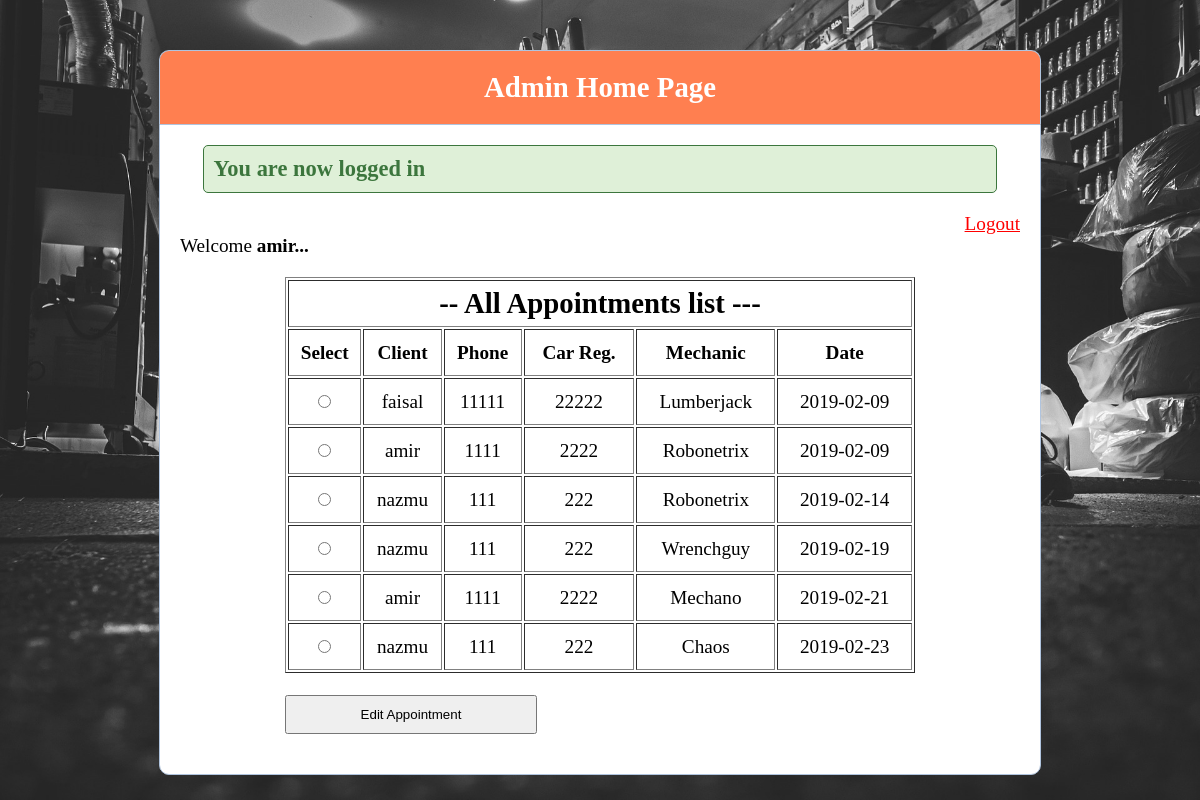
/registration/admin_index.php (signed in), run on the app's committed database.
### tables this page shows
CREATE TABLE `appointments` (
  `appointment_id` int(11) NOT NULL,
  `user_id` int(11) NOT NULL,
  `mechanic_id` int(11) NOT NULL,
  `date` date NOT NULL
);

CREATE TABLE `users` (
  `user_id` int(11) NOT NULL,
  `username` varchar(255) NOT NULL,
  `email` varchar(255) NOT NULL,
  `password` varchar(255) NOT NULL,
  `address` varchar(255) NOT NULL,
  `phone_no` int(25) NOT NULL,
  `car_license_no` varchar(255) NOT NULL,
  `car_engine_no` varchar(255) NOT NULL,
  `user_type` int(11) NOT NULL DEFAULT '0'
);

CREATE TABLE `mechanics` (
  `mechanic_id` int(11) NOT NULL,
  `mechanic_name` varchar(255) NOT NULL
);

### registration/admin_index.php (the view, shortened to what this page needs)
<!DOCTYPE html>
<html>
<head>
  <link rel="stylesheet" type="text/css" href="style.css">
</head>
<body style="background-image:url(car2.jpg); width:100%; background-size: cover;">
<div class="header">
  <h2>Admin Home Page</h2>
</div>
<div class="content">
  <?php if (isset($_SESSION['success'])) : ?>
    <div class="error success" >
      <h3>
        <?php
          echo $_SESSION['success'];
        ?>
      </h3>
    </div>
  <?php endif ?>
  <?php  if (isset($_SESSION['username'])) : ?>
   <p style="float: right;">
     <a href="index.php?logout='1'" style="color: red;">Logout</a>
   </p><br>
   <p>Welcome <strong><?php echo $_SESSION['username']."..."; ?></strong></p>
    <?php
    $db = mysqli_connect('localhost', 'root', '', 'registration');
    $query =
    "SELECT a.appointment_id,u.username,u.phone_no,u.car_license_no,m.mechanic_name,a.date
   FROM appointments as a
   INNER JOIN mechanics as m
    on a.mechanic_id=m.mechanic_id
   Inner JOIN users as u
    on a.user_id=u.user_id
   ORDER BY a.date";
    $result = mysqli_query($db,$query) or die($query."<br/><br/>".mysqli_error($db));
    ?>
    <?php  if (mysqli_num_rows($result)>=1) : ?>
   <p align='center'>
     <form style="width: 75%;border: none;" method="post" action="edit_appointment.php">
      <table align="center" border="1px" style="width:100%; line-height:45px;">
        <tr><th colspan="6"><h2>-- All Appointments list ---</h2></th></tr>
        <t>
        <th>Select</th>
        <th>Client</th>
        <th>Phone</th>
        <th>Car Reg.</th>
        <th>Mechanic</th>
        <th>Date</th>
        </t>
        <?php while($rows=mysqli_fetch_assoc($result))
        {
        ?>
        <tr align="center">
          <td><input type="radio" name="radio_all_appointments" value="<?php echo $rows['appointment_id']?>" required></td>
          <td><?php echo $rows['username'] ?></td>
          <td><?php echo $rows['phone_no'] ?></td>
          <td><?php echo $rows['car_license_no'] ?></td>
          <td><?php echo $rows['mechanic_name'] ?></td>
          <td><?php echo $rows['date'] ?></td>
        </tr>
       <?php
       }
       ?>
      </table><br>
      <input type=submit name="edit_appointment_button" value="Edit Appointment" style="width:40%; padding: 10px;">
      </form>
     </p>
   <?php endif ?>
  <?php endif ?>
</body>
</html>

### registration/style.css (style rules this page uses)
* { margin: 0px; padding: 0px; }
body { font-size: 120%; background: #F8F8FF; }
.header { width: 70%; margin: 50px auto 0px; color: white; background: coral; text-align: center; border: 1px solid #B0C4DE; border-bottom: none; border-radius: 10px 10px 0px 0px; padding: 20px; }
form, .content { width: 70%; margin: 0px auto; padding: 20px; border: 1px solid #B0C4DE; background: white; border-radius: 0px 0px 10px 10px; }
.error { width: 92%; margin: 0px auto; padding: 10px; border: 1px solid #a94442; color: #a94442; background: #f2dede; border-radius: 5px; text-align: left; }
.success { color: #3c763d; background: #dff0d8; border: 1px solid #3c763d; margin-bottom: 20px; }

### data on the page
appointments: user.username "faisal", user.phone_no "11111", user.car_license_no "22222", mechanic.mechanic_name "Lumberjack", date "2019-02-09"
appointments: user.username "amir", user.phone_no "1111", user.car_license_no "2222", mechanic.mechanic_name "Robonetrix", date "2019-02-09"
appointments: user.username "nazmu", user.phone_no "111", user.car_license_no "222", mechanic.mechanic_name "Robonetrix", date "2019-02-14"
appointments: user.username "nazmu", user.phone_no "111", user.car_license_no "222", mechanic.mechanic_name "Wrenchguy", date "2019-02-19"
appointments: user.username "amir", user.phone_no "1111", user.car_license_no "2222", mechanic.mechanic_name "Mechano", date "2019-02-21"
appointments: user.username "nazmu", user.phone_no "111", user.car_license_no "222", mechanic.mechanic_name "Chaos", date "2019-02-23"

### other printed values
$_SESSION['success'] "You are now logged in"
$_SESSION['username'] "amir"
